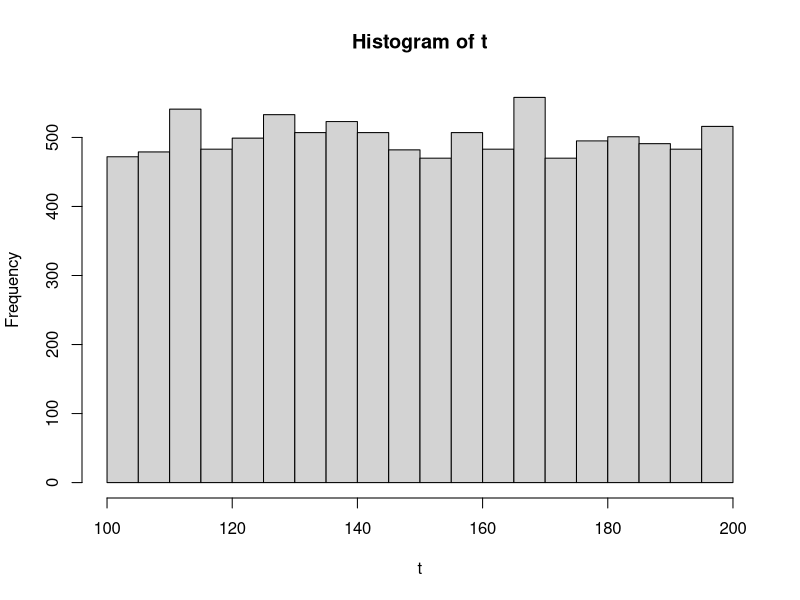
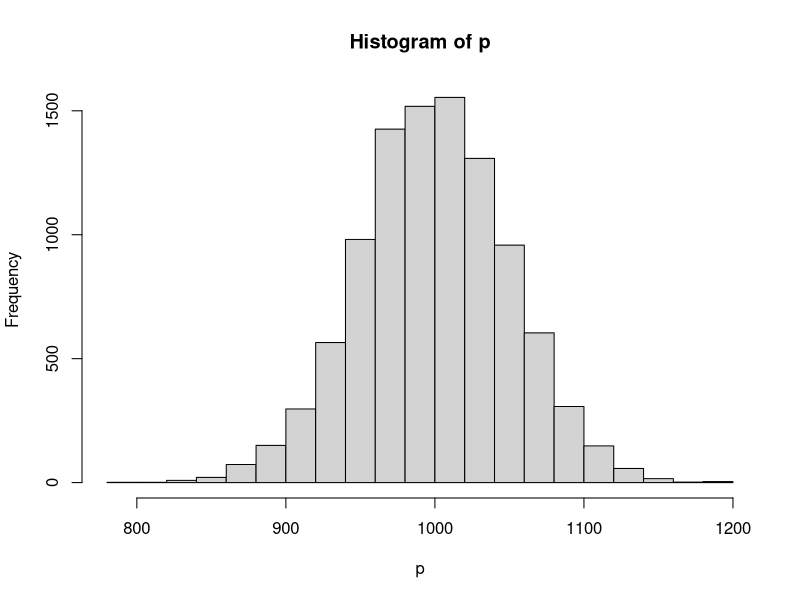

Write R code to recreate these figures, in order.
#1--Create a vector of the values of (e^X)sin(x) at x=3,3.1,3.2,6

exp(1)# this represents e 
x=c(3,3.1,3.2,6)
exp(1)^(x)*sin(x)


#2--Execute the following lines which create two vectors of random integers
#which are chosen with replacement from the integers 0, 1, : : : ,999. 
#Both vectors have length 250
set.seed(100) # what is this??? think!!
x = sample (0:999, 250, replace=T) 
y = sample (0:999, 250, replace=T) 

#(a) Identify out the values in y which are > 500

y[y>500]     #retunr Values

#(b) Identify the index positions in y of the values which are > 700? 

which(y>700) #return INDEX position

#(c) What are the values in x which are in same index position to 
# the values in y which are > 400?  

which(y>400)
which(x>400)

x[which(which(y>400) %in% which(x>400))] 


#(d) How many numbers in x are divisible by 2? 

sum(x%%2==0)

#(e) Sort the numbers in the vector x in the order of increasing values in y. 

sort(x,decreasing = F)

#(f) create the following vector-
#("Label 1", "Label 2", ....., "Label 30")
#*Note that there is a single space between label and the number

vlabel=c(1:30)
vlabel
paste("label",vlabel,sep=" ")

#(g)Generate the following matrix
#it should have 5 rows and 4 cols
# values in r1- 1to 5, r2- 101 to 105, r3-201-205 , r4-301-305

r1=1:5
r2=101:105
r3=201:205
r4=301:305
mymatrix=matrix(c(r1,r2,r3,r4),nrow=5,byrow=T)
mymatrix

#(3)Create a 6 by 10 matrix of random integers chosen from
#1 to 10 by executing the following two lines of code: 
set.seed(100) 
GMAT=matrix(sample(10, size=60, replace=T), nr=6) 
GMAT
#(a) Find the number of entries in each row which are greater than 4.

#(b) Which rows contain exactly two occurrences of the number seven?


#(c) Find those pairs of columns whose total (over both columns)
#is >= 50. The answer should be a matrix with two columns. 


#(4)generate 10000 random numbers from a Uniform distribution between the values 100 and 200.
#plot a histogram for them. How shud the histogram look like??

t=runif(10000)*100+100
hist(t)

#(5)generate 10000 random numbers from a Normal distribution with mean 1000 and sd=50.
#plot a histogram for them. How shud the histogram look like??

p=rnorm(10000,1000,50)
hist(p)

#(6) Refer to the questions in the ppt.. ANswer them here--



#feel free to discuss with others in the whatsapp group.








